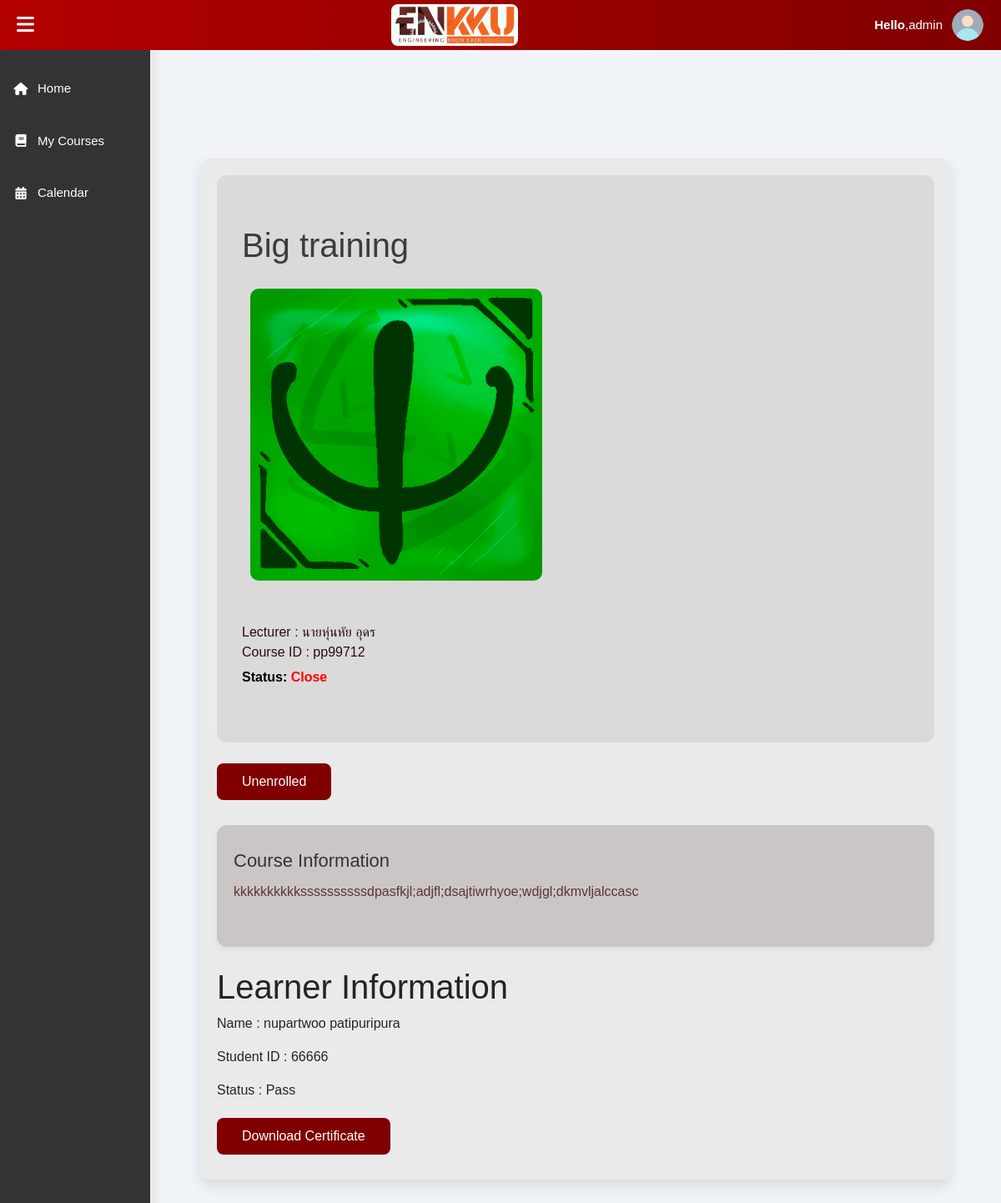
/user/1 (signed in), run on the app's committed database.
### Training_project/general_APP/models.py (models this page shows, shortened)
class Course(models.Model):
    Title = models.CharField(max_length= 60)
    code = models.CharField(max_length=15,null=True,blank=True)
    image = models.ImageField(upload_to='general_APP/files/covers',blank=True)
    lecturer = models.CharField(max_length=60,null=True,blank=True)
    Info = models.TextField(null= True,blank=True)
    Date_open = models.DateTimeField(null=True)
    Date_close = models.DateTimeField(null=True)
    Is_open = models.BooleanField(default=True)
    Is_full = models.BooleanField(default=False)
    Enroll_by_user_info = models.ManyToManyField(
        to = User_info,
        through= 'general_APP.Enrollment',
        related_name='Enroll_in_course',
        )

### Training_project/app_user/models.py (models this page shows, shortened)
class User_info(models.Model):
    username = models.CharField(max_length=50)
    first_name = models.CharField(max_length=60,null=True,blank=True)
    last_name = models.CharField( max_length=60,null=True,blank=True)
    email = models.CharField( max_length=255,blank=True,null=True)
    student_ID = models.CharField(max_length=50,blank=True,null=True)
    user = models.OneToOneField(User, on_delete= models.CASCADE)

### Training_project/app_user/views.py (the view)
# urls.py: path('<int:course_id>', views.course_page, name='course'),
@login_required
def course_page(request:HttpRequest,course_id):
    only_course = Course.objects.get(id= course_id)
    user = request.user.user_info
    enroll_status = False
    if Enrollment.objects.filter(enroll_course = only_course,enroll_user_info = user).exists():
       enroll = user.enrollment_set.filter(enroll_course = only_course)[0]
       enroll_status = True
    else:
        enroll = ''
        enroll_status = False
    context = {
        'only_course': only_course,
        'enroll_status':enroll_status,
        'userI': user,
        'enroll': enroll,
               }
    return render(request,'app_user/course_page.html',context)

### Training_project/app_user/templates/app_user/course_page.html (shortened to what this page needs)
{% extends "general_APP/general_home.html" %}
{% block content %}
  <div class="course-details">
    <div class="course-header">
      <div class="course-title-status">
        <h1>{{only_course.Title}}</h1>
        <div class="course-image-container">
          <img class="course-image" src="{{ only_course.image }}" alt="Course Image">
        </div>
        <br>
        <p>Lecturer : {% if only_course.lecturer == None %} None {% else %} {{ only_course.lecturer }}{% endif %} <br> Course ID : {% if only_course.code == None %} None {% else %} {{ only_course.code }}{% endif %}</p>
        <p class="status1">Status: <span class="Status2">{% if only_course.Is_open == True %} Open {% else %} Close {% endif %}</span></p>
      </div>
    </div>
    <form action = '{% url "enroll_button" only_course.id %}' method = "post">
      {% if  only_course.Is_full %}
      {% comment %}
      <button type = 'submit' name = 'course_id' value= "{{ only_course.course_id }}" class="btn active" >Unavailable</button>
      ฝากทำ  unactive button หน่อยนะ >~<
      {% endcomment %}
      <p> this course is full</p>
      {% elif enroll_status %}
      <button type = 'submit' name = 'course_id' value= "{{ only_course.course_id }}" class="enroll-button">Unenrolled</button>
      {% else %}
      <button type = 'submit' name = 'course_id' value= "{{ only_course.course_id }}" class="enroll-button">Enroll</button>
      {% endif %}
    </form>
    <div class="course-info">
      <h3>Course Information</h3>
      <p>
        {{ only_course.Info }}
      </p>
      <br>
    </div>
    {% if enroll_status %}
    <div>
      <br>
      <h1>Learner Information</h1>
      <p>Name : {{ userI.first_name }} {{ userI.last_name }}</p>
      <p>Student ID : {{userI.student_ID}} </p>
      {% if only_course.Is_open %}
        <p>Course Status : Ongoing</p>
      {% else %}
        {% if enroll.Is_pass %}
          <p>Status : Pass </p>
          <button class="enroll-button"><a href = '{% url "pdf_button" only_course.id %}'> Download Certificate </a></button>
        {% else %}
          <p>Status : Failed</p>
        {% endif %}
      {% endif %}
    </div>
    {% endif %}
  </div>
{% endblock %}

### Training_project/general_APP/templates/general_APP/components/header.html (shortened to what this page needs)
{% load static %}
<header class="header">
    <div class="hamburger" id="hamburger" onclick="toggleSidebar()">
      <i class="fas fa-bars"></i>
    </div>
    <div class="ENKKU-brand">
      <a href="{% url 'user_homepage' %}">
        <img src="{% static 'general_APP/image/EN_KKU.png' %}" width="150px" alt="ENKKU Logo" />
      </a>
    </div>
    <div class="user-profile">
      {% if user.is_authenticated %}
        <span><b>Hello</b>,{{ user.username }}</span>
        <a href="{% url "profile" %}">
            <img src="{% static 'general_APP/image/profile.png' %}" alt="User Profile">
          </a>
      {% endif %}
    </div>
</header>

### Training_project/general_APP/static/general_APP/css/user_home.css (style rules this page uses)
* { box-sizing: border-box; margin: 0; padding: 0; }
body { font-family: 'Poppins', sans-serif; background-color: #f0f4f8; min-height: 100vh; position: relative; padding-bottom: 60px; }
.ENKKU-brand { background-color: #F5FFFA; border-radius: 8px; padding: 1px; display: flex; align-items: center; justify-content: center; }
.header { background: linear-gradient(90deg, #b30000, #800000); color: white; padding: 10px 20px; display: flex; justify-content: space-between; align-items: center; position: fixed; width: 100%; top: 0; z-index: 1001; height: 60px; }
.user-profile { font-size: 15px; display: flex; align-items: center; gap: 10px; }
.user-profile img { border-radius: 50%; width: 40px; height: 40px; }
.hamburger { font-size: 24px; cursor: pointer; }
.hamburger i { color: rgb(255, 255, 255); }
.course-header { display: flex; justify-content: space-between; align-items: center; margin-bottom: 20px; flex-wrap: nowrap; }
.course-header { flex-direction: column; align-items: stretch; }
.course-header { display: flex; justify-content: space-between; align-items: center; margin-bottom: 20px; flex-wrap: wrap; }
.course-info { margin-top: 10px; }
.course-info h3 { margin: 10px 0; font-size: 18px; color: #b30000; }
.course-info p { color: #666; font-size: 14px; }

### Training_project/app_user/templates/app_user/course_page.html (style rules this page uses)
.course-details { max-width: 900px; margin: 120px auto 40px; padding: 20px; background-color: #eaeaea; border-radius: 12px; box-shadow: 0px 8px 16px rgba(0, 0, 0, 0.1); }
.course-header { display: flex; justify-content: space-between; align-items: flex-start; margin-bottom: 20px; background-color: #dbdada; border-radius: 12px; width: 100%; padding: 30px; box-sizing: border-box; }
.course-title-status { max-width: 70%; margin-right: 20px; padding: 30px 0; }
.course-header h1 { color: #3c3c3c; margin-bottom: 8px; }
.course-header p { font-size: 16px; color: #2b0c0c; margin: 6px 0; }
.course-image-container { text-align: center; }
.course-image { max-width: 350px; border-radius: 10px; margin: 20px 0; margin-bottom: 20px; margin-left: 10px; }
.course-title-status .status1 { color: rgb(0, 0, 0); font-weight: bold; }
.course-title-status .Status2 { color: red; font-weight: bold; }
.enroll-button { background-color: #800000; color: #ffffff; border: none; padding: 10px 30px; margin: 10px 0; margin-top: 5px; cursor: default; border-radius: 8px; font-size: 16px; display: inline-block; }
.course-info { margin-top: 20px; background-color: rgb(203, 198, 198); padding: 20px; border-radius: 12px; box-shadow: 0px 4px 8px rgba(0, 0, 0, 0.05); }
.course-info h3 { font-size: 22px; color: #333; margin-bottom: 12px; }
.course-info p { font-size: 16px; color: #5c3535; margin-bottom: 10px; }
.enroll-button a { text-decoration: none; color: white; }

### data on the page
Course: Title "Big training", image (picture), lecturer "นายหุ่นหัย อุดร", code "pp99712", Info "kkkkkkkkkkssssssssssdpasfkjl;adjfl;dsajtiwrhyoe;wdjgl;dkmvljalccasc"
User_info: first_name "nupartwoo", last_name "patipuripura", student_ID "66666"

### other printed values
{{ user.username }} "admin admin"
